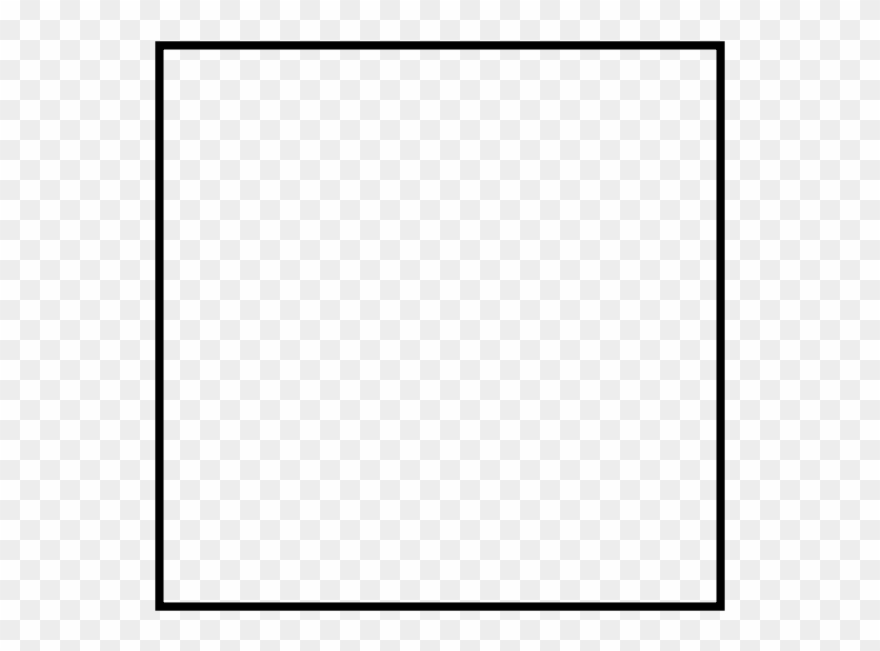
#> input picture square.png, 880 x 651 px
$ python shape.py   (older library calls are emulated)
#> lines starting #> are read from the running program, lines starting #| are printed output that depends on the picture; after the words box and inside, x2 and y2 are one past the last pixel; in counts of white or black regions, pixels touching at a corner belong together
import numpy as np
import cv2

def get_slope(x1, y1, x2, y2):
    m = (y2-y1)/(x2-x1)
    return m

# [11 lines left out: function get_angle, not called in this run]


def get_length(x1, y1, x2, y2):
    return sqrt( (x2 - x1)**2 + (y2 - y1)**2 )

# [30 lines left out: functions get_all_degrees, get_all_length, get_all_slopes, not called in this run]

img = cv2.imread('square.png')
#> img is the input picture: shape (651, 880, 3); min 0, max 255, mean 237.7
gray = cv2.cvtColor(img, cv2.COLOR_BGR2GRAY)

ret,thresh = cv2.threshold(gray,127,255,1)
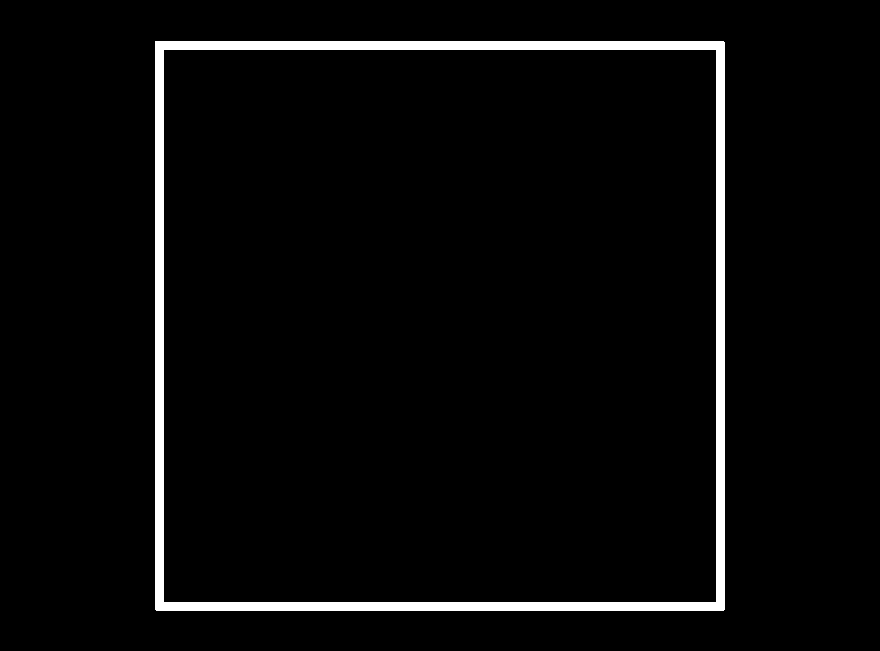
#> thresh: shape (651, 880); 3.5% white; 1 white region, box (x1, y1, x2, y2) and area: (155, 41, 725, 611) 20193

image, contours,h = cv2.findContours(thresh,cv2.RETR_EXTERNAL, cv2.CHAIN_APPROX_SIMPLE)
#> contours = 1 item; h = [[-1, -1, -1, -1]]

for cnt in contours:
    approx = cv2.approxPolyDP(cnt, 0.01*cv2.arcLength(cnt,True),True)

    # Add approx to the set of edges
    edges = []
    for i in range (len(approx)):
        edges.append( [ approx[i][0][0], approx[i][0][1] ] )

    # cv2.drawContours(img, [approx], 0, (0), 5)

    if len(approx)==5:
        print( "pentagon" )

    elif len(approx)==3:
        print ("triangle")

    elif len(approx)==4:
        print ("square")
        # Draw predicted shape
        lineThickness = 2
        for i in range(4):
            cv2.line(img, (approx[i][0][0], approx[i][0][1]), (approx[(i+1)%4][0][0], approx[(i+1)%4][0][1]), (0,255,0), lineThickness)

    elif len(approx) == 6:
        print('heksagon')
        lineThickness = 2
        for i in range(6):
            print(approx[i])
            cv2.line(img, (approx[i][0][0], approx[i][0][1]), (approx[(i+1)%6][0][0], approx[(i+1)%6][0][1]), (0,255,0), lineThickness)
#> this loop made 1 pass
#> (approx, lineThickness) on pass 1: ([[155, 41], [155, 609], [723, 610], [724, 42]], 2)
#| square
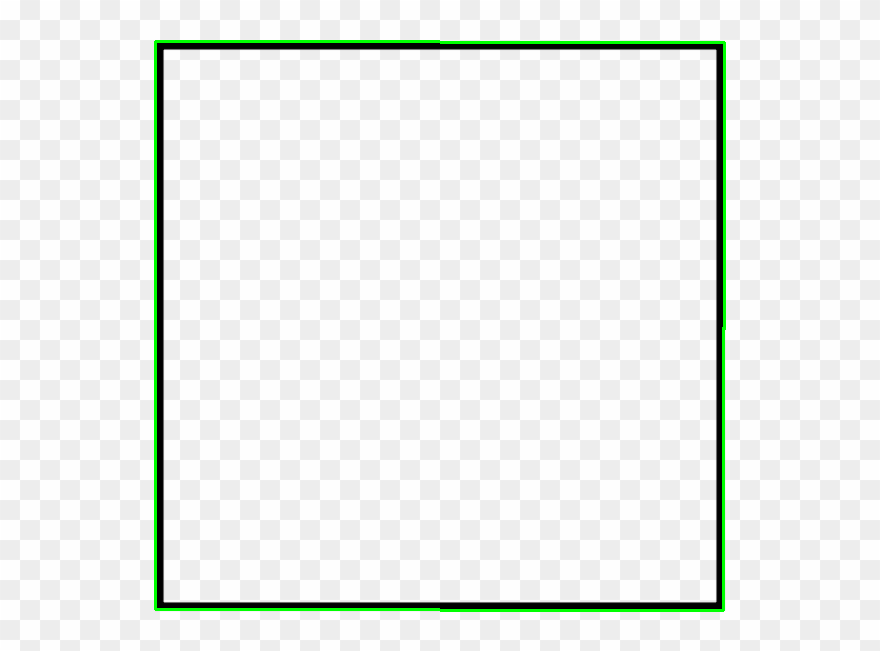
#> img: shape (651, 880, 3); 1.19% of pixels changed, all inside (x1, y1, x2, y2) = (154, 40, 726, 612)
        # cv2.drawContours(img,[cnt],0,(0,255,255),-1)
# cv2.imshow('img',img)
cv2.imshow('halo',img)
cv2.waitKey(0)
cv2.destroyAllWindows()

$ run again, with belah-ketupat.jpg saved as square.png
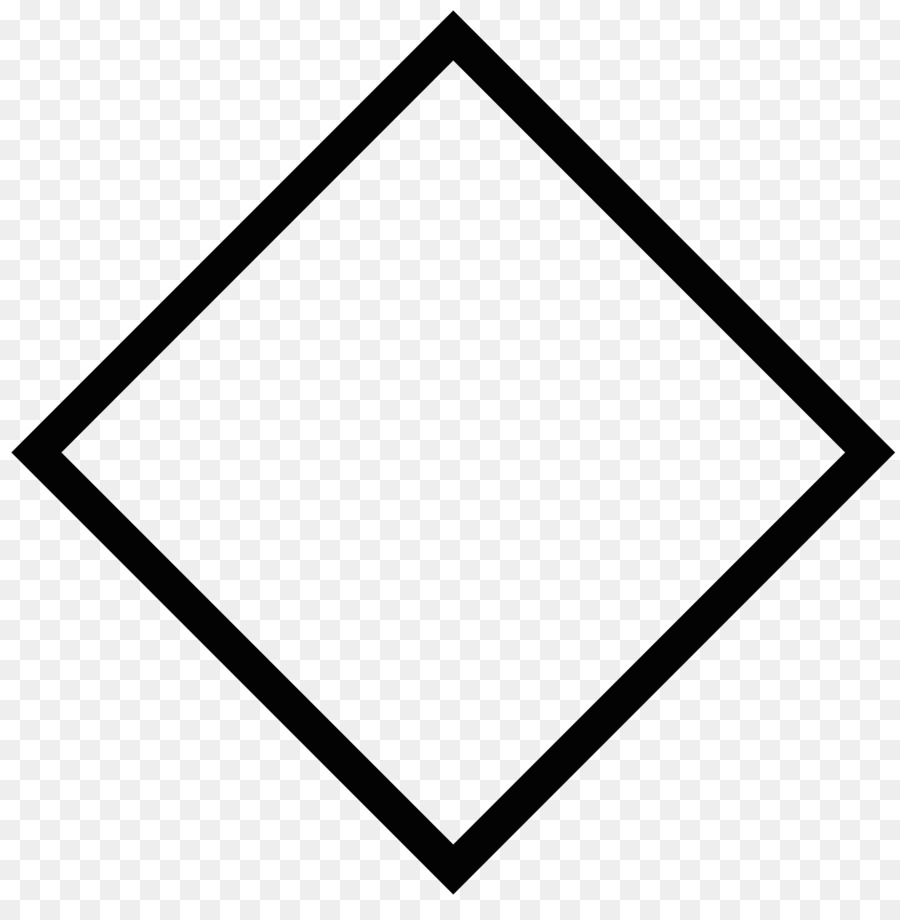
#> input picture belah-ketupat.jpg, 900 x 920 px
#> img is the input picture: shape (920, 900, 3); min 0, max 255, mean 221.8
#> `ret,thresh = cv2.threshold(gray,127,255,1)`:
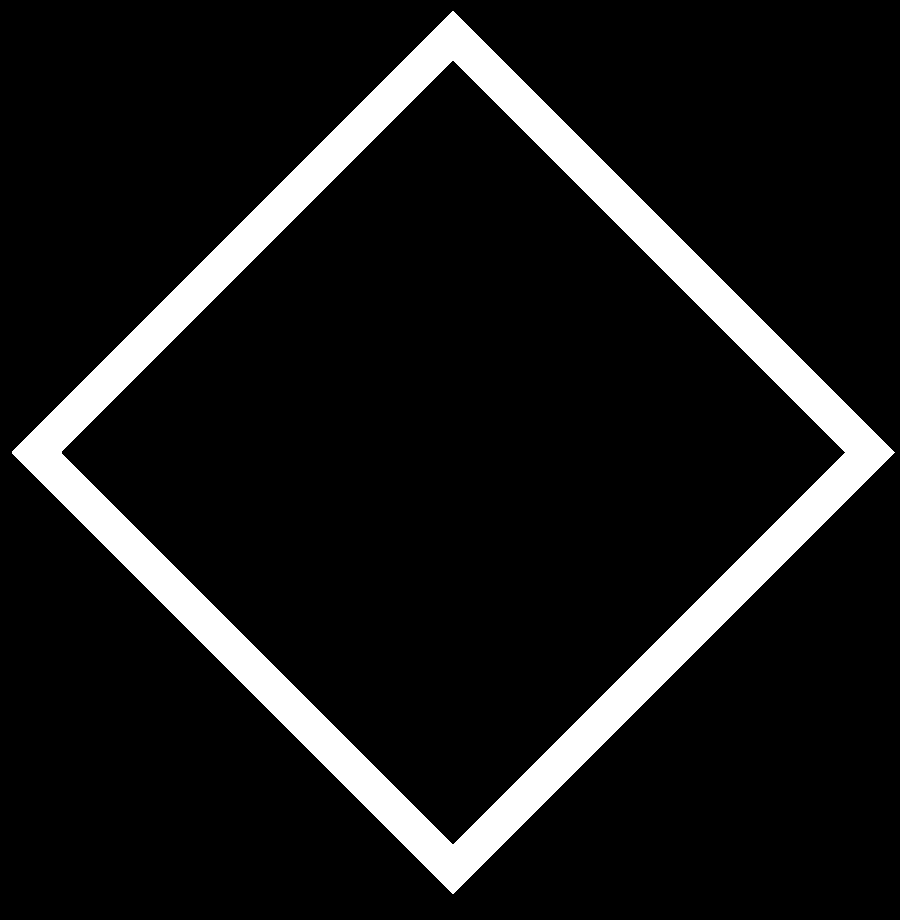
#> thresh: shape (920, 900); 10.1% white; 1 white region, box (x1, y1, x2, y2) and area: (12, 11, 895, 894) 83400
#> contours = 1 item; h = [[-1, -1, -1, -1]]
#> the loop `for cnt in contours:` made 1 pass
#> (approx, lineThickness) on pass 1: ([[452, 11], [12, 453], [453, 893], [894, 452]], 2)
#> (printed output is left out)
#> after the loop `for cnt in contours:`:
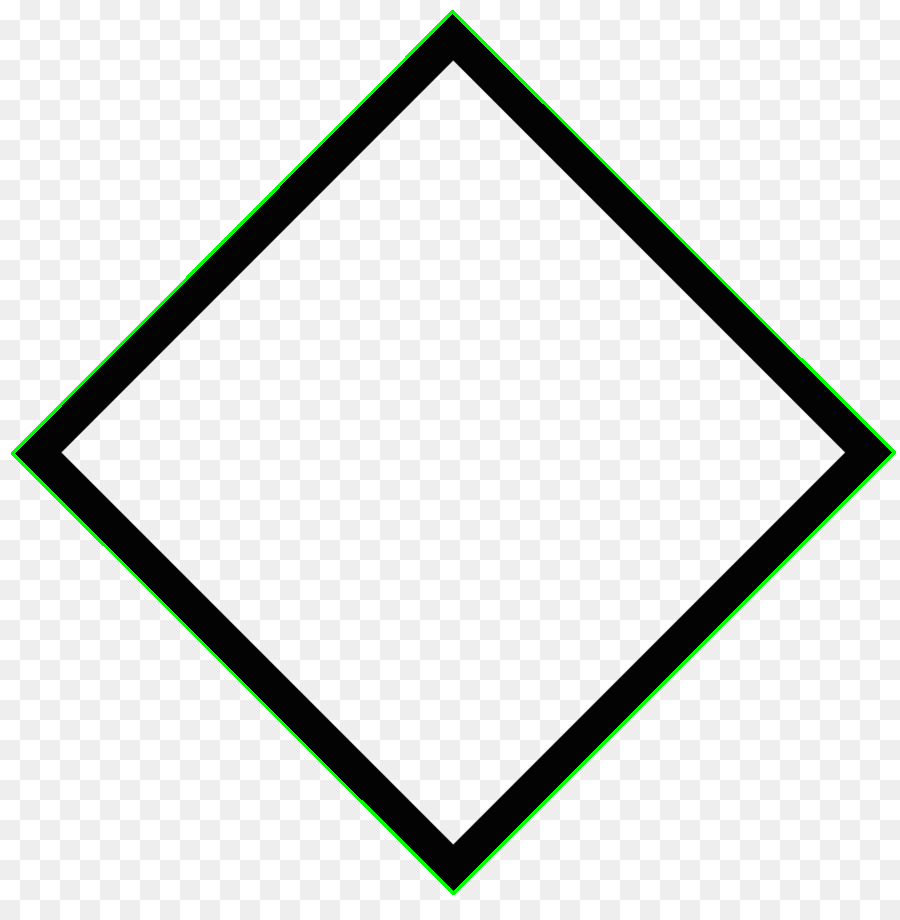
#> img: shape (920, 900, 3); 0.97% of pixels changed, all inside (x1, y1, x2, y2) = (11, 10, 896, 895)

$ run again, with heksagon.jpg saved as square.png
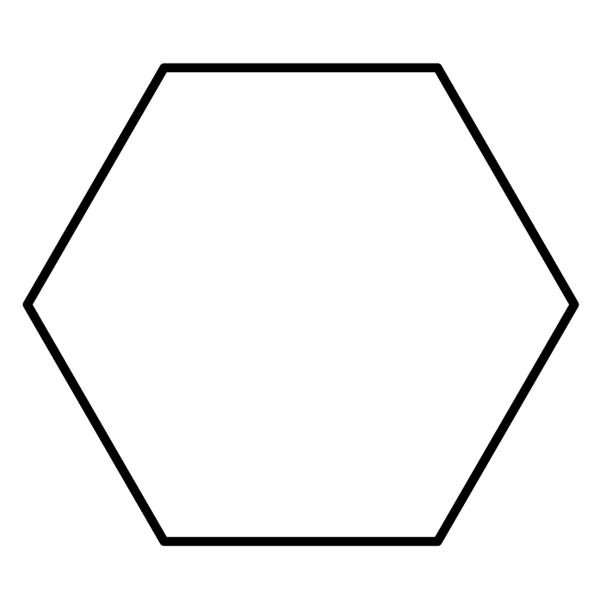
#> input picture heksagon.jpg, 600 x 600 px
#> img is the input picture: shape (600, 600, 3); min 0, max 255, mean 244.4
#> `ret,thresh = cv2.threshold(gray,127,255,1)`:
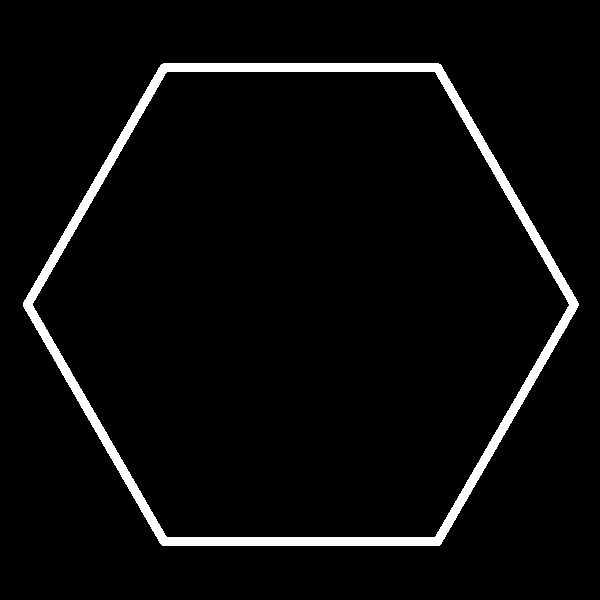
#> thresh: shape (600, 600); 4.1% white; 1 white region
#> contours = 1 contour; box (x1, y1, x2, y2) and area: (23, 63, 579, 546) 201179; h = [[-1, -1, -1, -1]]
#> the loop `for cnt in contours:` made 1 pass
#> lineThickness on pass 1: 2
#> (printed output is left out)
#> after the loop `for cnt in contours:`:
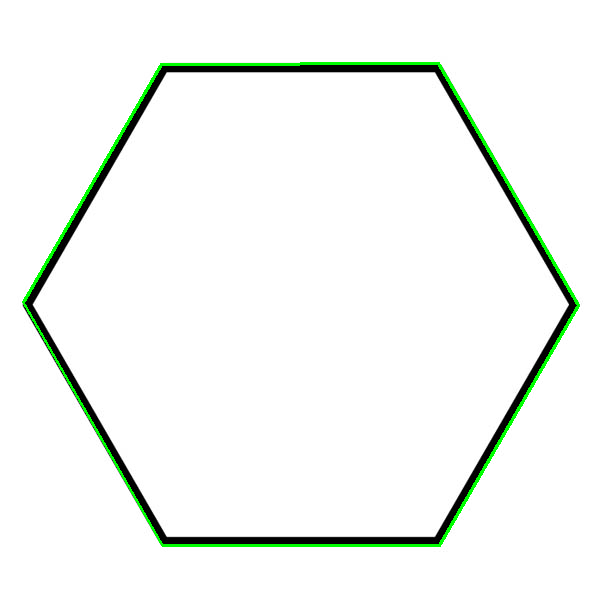
#> img: shape (600, 600, 3); 1.42% of pixels changed, all inside (x1, y1, x2, y2) = (22, 62, 580, 547)

$ run again, with pentagon.jpeg saved as square.png
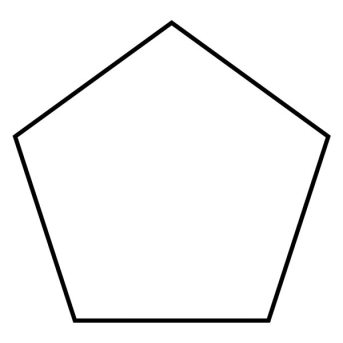
#> input picture pentagon.jpeg, 343 x 343 px
#> img is the input picture: shape (343, 343, 3); min 0, max 255, mean 246
#> `ret,thresh = cv2.threshold(gray,127,255,1)`:
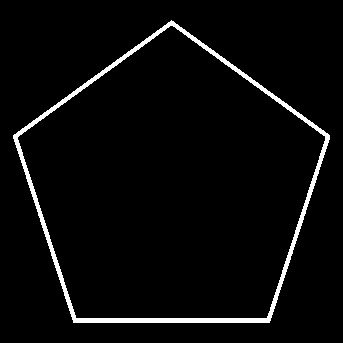
#> thresh: shape (343, 343); 3.6% white; 1 white region
#> contours = 1 contour; box (x1, y1, x2, y2) and area: (13, 20, 330, 323) 66146; h = [[-1, -1, -1, -1]]
#> the loop `for cnt in contours:` made 1 pass
#| pentagon
